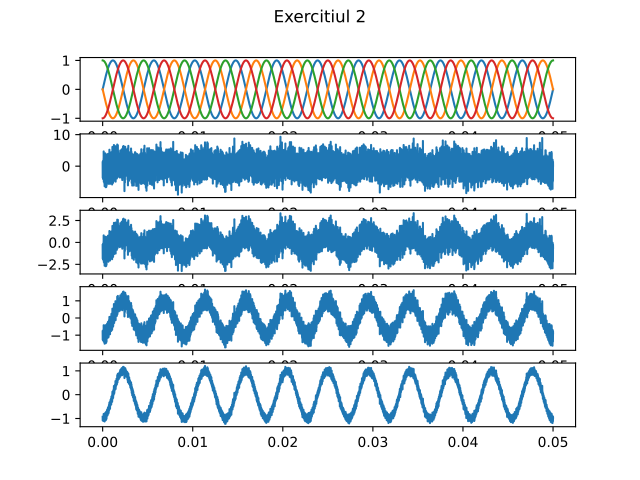

Here is the Python script that generated this plot:
# ex2
import numpy as np
import matplotlib.pyplot as plt

freq = 440
def x(t, phase):
    return np.sin(freq * np.pi * t + phase)

timp = np.linspace(0, 0.05, int(1/0.00005)) # putin zoom fata de ex1
n = 5

fig, axs = plt.subplots(n)
fig.suptitle('Exercitiul 2')
axs[0].plot(timp,x(timp,0))
axs[0].plot(timp,x(timp,np.pi))
axs[0].plot(timp,x(timp,np.pi / 2))
axs[0].plot(timp,x(timp,np.pi * 1.5))

x4 = x(timp, np.pi * 1.5)

z = np.random.normal(loc=0.0, scale=1.0, size=len(timp))

norm_x_sq = np.linalg.norm(x4) ** 2
norm_z_sq = np.linalg.norm(z) ** 2

snr = [0.1, 1, 10, 100]
i = 1
for s in snr:
    gamma = np.sqrt(norm_x_sq / (s * norm_z_sq)) # regula de 3 simpla
    
    semnal_zgomotos = x4 + gamma * z
    
    axs[i].plot(timp, semnal_zgomotos)
    i += 1


plt.show()
